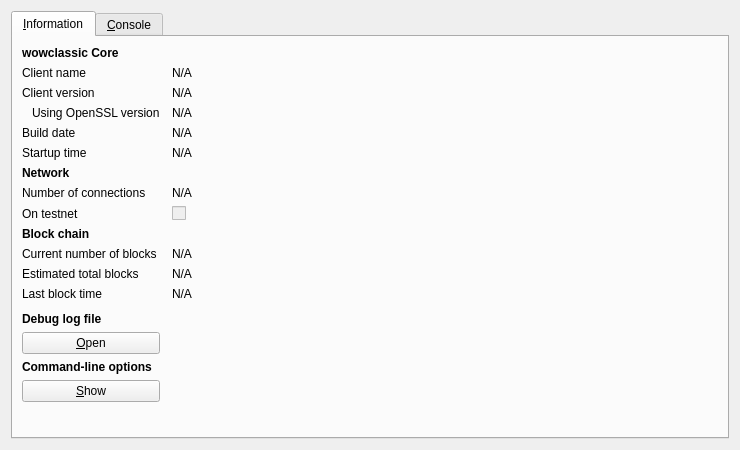
<?xml version="1.0" encoding="UTF-8"?>
<ui version="4.0">
 <class>RPCConsole</class>
 <widget class="QDialog" name="RPCConsole">
  <property name="geometry">
   <rect>
    <x>0</x>
    <y>0</y>
    <width>740</width>
    <height>450</height>
   </rect>
  </property>
  <property name="windowTitle">
   <string>wowclassic - Debug window</string>
  </property>
  <layout class="QVBoxLayout" name="verticalLayout_2">
   <item>
    <widget class="QTabWidget" name="tabWidget">
     <property name="currentIndex">
      <number>0</number>
     </property>
     <widget class="QWidget" name="tab_info">
      <attribute name="title">
       <string>&amp;Information</string>
      </attribute>
      <layout class="QGridLayout" name="gridLayout" columnstretch="0,1">
       <property name="horizontalSpacing">
        <number>12</number>
       </property>
       <item row="0" column="0">
        <widget class="QLabel" name="label_9">
         <property name="font">
          <font>
           <weight>75</weight>
           <bold>true</bold>
          </font>
         </property>
         <property name="text">
          <string>wowclassic Core</string>
         </property>
        </widget>
       </item>
       <item row="1" column="0">
        <widget class="QLabel" name="label_5">
         <property name="text">
          <string>Client name</string>
         </property>
        </widget>
       </item>
       <item row="1" column="1">
        <widget class="QLabel" name="clientName">
         <property name="cursor">
          <cursorShape>IBeamCursor</cursorShape>
         </property>
         <property name="text">
          <string>N/A</string>
         </property>
         <property name="textFormat">
          <enum>Qt::PlainText</enum>
         </property>
         <property name="textInteractionFlags">
          <set>Qt::LinksAccessibleByMouse|Qt::TextSelectableByKeyboard|Qt::TextSelectableByMouse</set>
         </property>
        </widget>
       </item>
       <item row="2" column="0">
        <widget class="QLabel" name="label_6">
         <property name="text">
          <string>Client version</string>
         </property>
        </widget>
       </item>
       <item row="2" column="1">
        <widget class="QLabel" name="clientVersion">
         <property name="cursor">
          <cursorShape>IBeamCursor</cursorShape>
         </property>
         <property name="text">
          <string>N/A</string>
         </property>
         <property name="textFormat">
          <enum>Qt::PlainText</enum>
         </property>
         <property name="textInteractionFlags">
          <set>Qt::LinksAccessibleByMouse|Qt::TextSelectableByKeyboard|Qt::TextSelectableByMouse</set>
         </property>
        </widget>
       </item>
       <item row="3" column="0">
        <widget class="QLabel" name="label_14">
         <property name="text">
          <string>Using OpenSSL version</string>
         </property>
         <property name="indent">
          <number>10</number>
         </property>
        </widget>
       </item>
       <item row="3" column="1">
        <widget class="QLabel" name="openSSLVersion">
         <property name="cursor">
          <cursorShape>IBeamCursor</cursorShape>
         </property>
         <property name="text">
          <string>N/A</string>
         </property>
         <property name="textFormat">
          <enum>Qt::PlainText</enum>
         </property>
         <property name="textInteractionFlags">
          <set>Qt::LinksAccessibleByMouse|Qt::TextSelectableByKeyboard|Qt::TextSelectableByMouse</set>
         </property>
        </widget>
       </item>
       <item row="4" column="0">
        <widget class="QLabel" name="label_12">
         <property name="text">
          <string>Build date</string>
         </property>
        </widget>
       </item>
       <item row="4" column="1">
        <widget class="QLabel" name="buildDate">
         <property name="cursor">
          <cursorShape>IBeamCursor</cursorShape>
         </property>
         <property name="text">
          <string>N/A</string>
         </property>
         <property name="textFormat">
          <enum>Qt::PlainText</enum>
         </property>
         <property name="textInteractionFlags">
          <set>Qt::LinksAccessibleByMouse|Qt::TextSelectableByKeyboard|Qt::TextSelectableByMouse</set>
         </property>
        </widget>
       </item>
       <item row="5" column="0">
        <widget class="QLabel" name="label_13">
         <property name="text">
          <string>Startup time</string>
         </property>
        </widget>
       </item>
       <item row="5" column="1">
        <widget class="QLabel" name="startupTime">
         <property name="cursor">
          <cursorShape>IBeamCursor</cursorShape>
         </property>
         <property name="text">
          <string>N/A</string>
         </property>
         <property name="textFormat">
          <enum>Qt::PlainText</enum>
         </property>
         <property name="textInteractionFlags">
          <set>Qt::LinksAccessibleByMouse|Qt::TextSelectableByKeyboard|Qt::TextSelectableByMouse</set>
         </property>
        </widget>
       </item>
       <item row="6" column="0">
        <widget class="QLabel" name="label_11">
         <property name="font">
          <font>
           <weight>75</weight>
           <bold>true</bold>
          </font>
         </property>
         <property name="text">
          <string>Network</string>
         </property>
        </widget>
       </item>
       <item row="7" column="0">
        <widget class="QLabel" name="label_7">
         <property name="text">
          <string>Number of connections</string>
         </property>
        </widget>
       </item>
       <item row="7" column="1">
        <widget class="QLabel" name="numberOfConnections">
         <property name="cursor">
          <cursorShape>IBeamCursor</cursorShape>
         </property>
         <property name="text">
          <string>N/A</string>
         </property>
         <property name="textFormat">
          <enum>Qt::PlainText</enum>
         </property>
         <property name="textInteractionFlags">
          <set>Qt::LinksAccessibleByMouse|Qt::TextSelectableByKeyboard|Qt::TextSelectableByMouse</set>
         </property>
        </widget>
       </item>
       <item row="8" column="0">
        <widget class="QLabel" name="label_8">
         <property name="text">
          <string>On testnet</string>
         </property>
        </widget>
       </item>
       <item row="8" column="1">
        <widget class="QCheckBox" name="isTestNet">
         <property name="enabled">
          <bool>false</bool>
         </property>
         <property name="text">
          <string/>
         </property>
        </widget>
       </item>
       <item row="9" column="0">
        <widget class="QLabel" name="label_10">
         <property name="font">
          <font>
           <weight>75</weight>
           <bold>true</bold>
          </font>
         </property>
         <property name="text">
          <string>Block chain</string>
         </property>
        </widget>
       </item>
       <item row="10" column="0">
        <widget class="QLabel" name="label_3">
         <property name="text">
          <string>Current number of blocks</string>
         </property>
        </widget>
       </item>
       <item row="10" column="1">
        <widget class="QLabel" name="numberOfBlocks">
         <property name="cursor">
          <cursorShape>IBeamCursor</cursorShape>
         </property>
         <property name="text">
          <string>N/A</string>
         </property>
         <property name="textFormat">
          <enum>Qt::PlainText</enum>
         </property>
         <property name="textInteractionFlags">
          <set>Qt::LinksAccessibleByMouse|Qt::TextSelectableByKeyboard|Qt::TextSelectableByMouse</set>
         </property>
        </widget>
       </item>
       <item row="11" column="0">
        <widget class="QLabel" name="label_4">
         <property name="text">
          <string>Estimated total blocks</string>
         </property>
        </widget>
       </item>
       <item row="11" column="1">
        <widget class="QLabel" name="totalBlocks">
         <property name="cursor">
          <cursorShape>IBeamCursor</cursorShape>
         </property>
         <property name="text">
          <string>N/A</string>
         </property>
         <property name="textFormat">
          <enum>Qt::PlainText</enum>
         </property>
         <property name="textInteractionFlags">
          <set>Qt::LinksAccessibleByMouse|Qt::TextSelectableByKeyboard|Qt::TextSelectableByMouse</set>
         </property>
        </widget>
       </item>
       <item row="12" column="0">
        <widget class="QLabel" name="label_2">
         <property name="text">
          <string>Last block time</string>
         </property>
        </widget>
       </item>
       <item row="12" column="1">
        <widget class="QLabel" name="lastBlockTime">
         <property name="cursor">
          <cursorShape>IBeamCursor</cursorShape>
         </property>
         <property name="text">
          <string>N/A</string>
         </property>
         <property name="textFormat">
          <enum>Qt::PlainText</enum>
         </property>
         <property name="textInteractionFlags">
          <set>Qt::LinksAccessibleByMouse|Qt::TextSelectableByKeyboard|Qt::TextSelectableByMouse</set>
         </property>
        </widget>
       </item>
       <item row="13" column="0">
        <spacer name="verticalSpacer_2">
         <property name="orientation">
          <enum>Qt::Vertical</enum>
         </property>
         <property name="sizeHint" stdset="0">
          <size>
           <width>20</width>
           <height>20</height>
          </size>
         </property>
        </spacer>
       </item>
       <item row="14" column="0">
        <widget class="QLabel" name="labelDebugLogfile">
         <property name="font">
          <font>
           <weight>75</weight>
           <bold>true</bold>
          </font>
         </property>
         <property name="text">
          <string>Debug log file</string>
         </property>
        </widget>
       </item>
       <item row="15" column="0">
        <widget class="QPushButton" name="openDebugLogfileButton">
         <property name="toolTip">
          <string>Open the wowclassic debug log file from the current data directory. This can take a few seconds for large log files.</string>
         </property>
         <property name="text">
          <string>&amp;Open</string>
         </property>
         <property name="autoDefault">
          <bool>false</bool>
         </property>
        </widget>
       </item>
       <item row="16" column="0">
        <widget class="QLabel" name="labelCLOptions">
         <property name="font">
          <font>
           <weight>75</weight>
           <bold>true</bold>
          </font>
         </property>
         <property name="text">
          <string>Command-line options</string>
         </property>
        </widget>
       </item>
       <item row="17" column="0">
        <widget class="QPushButton" name="showCLOptionsButton">
         <property name="toolTip">
          <string>Show the wowclassic-Qt help message to get a list with possible wowclassic command-line options.</string>
         </property>
         <property name="text">
          <string>&amp;Show</string>
         </property>
         <property name="autoDefault">
          <bool>false</bool>
         </property>
        </widget>
       </item>
       <item row="18" column="0">
        <spacer name="verticalSpacer">
         <property name="orientation">
          <enum>Qt::Vertical</enum>
         </property>
         <property name="sizeHint" stdset="0">
          <size>
           <width>20</width>
           <height>40</height>
          </size>
         </property>
        </spacer>
       </item>
      </layout>
     </widget>
     <widget class="QWidget" name="tab_console">
      <attribute name="title">
       <string>&amp;Console</string>
      </attribute>
      <layout class="QVBoxLayout" name="verticalLayout_3">
       <property name="spacing">
        <number>3</number>
       </property>
       <item>
        <widget class="QTextEdit" name="messagesWidget">
         <property name="minimumSize">
          <size>
           <width>0</width>
           <height>100</height>
          </size>
         </property>
         <property name="readOnly">
          <bool>true</bool>
         </property>
         <property name="tabKeyNavigation" stdset="0">
          <bool>false</bool>
         </property>
         <property name="columnCount" stdset="0">
          <number>2</number>
         </property>
        </widget>
       </item>
       <item>
        <layout class="QHBoxLayout" name="horizontalLayout">
         <property name="spacing">
          <number>3</number>
         </property>
         <item>
          <widget class="QLabel" name="label">
           <property name="text">
            <string notr="true">&gt;</string>
           </property>
          </widget>
         </item>
         <item>
          <widget class="QLineEdit" name="lineEdit"/>
         </item>
         <item>
          <widget class="QPushButton" name="clearButton">
           <property name="maximumSize">
            <size>
             <width>24</width>
             <height>24</height>
            </size>
           </property>
           <property name="toolTip">
            <string>Clear console</string>
           </property>
           <property name="text">
            <string/>
           </property>
           <property name="icon">
            <iconset resource="../bitcoin.qrc">
             <normaloff>:/icons/remove</normaloff>:/icons/remove</iconset>
           </property>
           <property name="shortcut">
            <string notr="true">Ctrl+L</string>
           </property>
           <property name="autoDefault">
            <bool>false</bool>
           </property>
          </widget>
         </item>
        </layout>
       </item>
      </layout>
     </widget>
    </widget>
   </item>
  </layout>
 </widget>
 <resources>
  <include location="../bitcoin.qrc"/>
 </resources>
 <connections/>
</ui>
